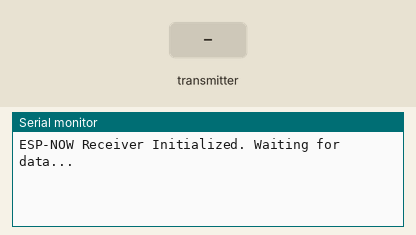
Recording of a sketch running on a simulated ESP32. Parts: the last lines printed to the serial monitor. The test bench sets the inputs (shaded band).

Above: at 1.2 s.
1.3 s: the transmitter starts sending baseYaw = 0
At 1.66 s:
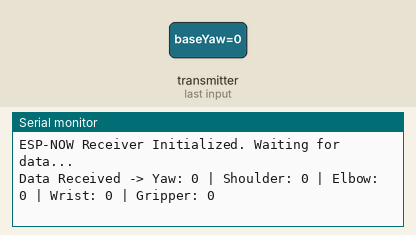
3.3 s: the transmitter starts sending shoulder = 1024
At 3.66 s:
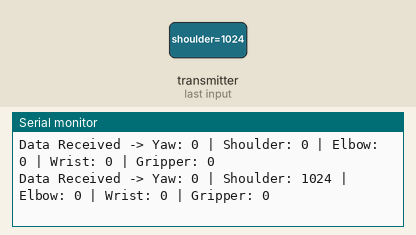
4.8 s: the transmitter starts sending elbow = 1024
At 5.16 s:
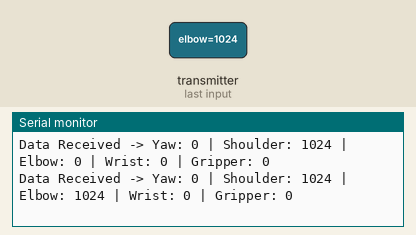
6.3 s: the transmitter starts sending wrist = 1024
At 6.66 s:
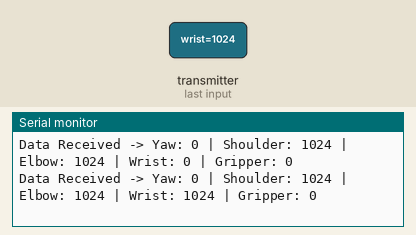
7.8 s: the transmitter starts sending gripper = 1024
At 8.16 s:
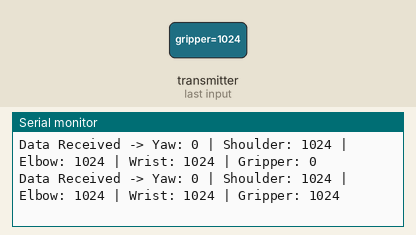
9.3 s: the transmitter starts sending baseYaw = 1024
At 9.66 s:
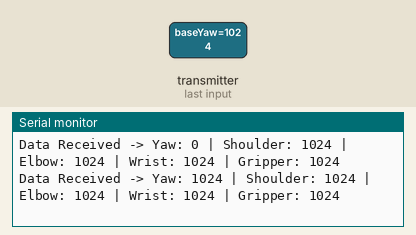

The sketch:

esp32_now_receiver.ino
```cpp
#include <esp_now.h>
#include <WiFi.h>

// Telemetry payload structure matching transmitter
typedef struct struct_message {
    int baseYaw;
    int shoulder;
    int elbow;
    int wrist;
    int gripper;
} struct_message;

struct_message incomingReadings;

// COMPLIANT WITH ESP32 ARDUINO CORE v3.0+:
// Signature expects (const esp_now_recv_info *info, const uint8_t *incomingData, int len)
void OnDataRecv(const esp_now_recv_info *info, const uint8_t *incomingData, int len) {
  memcpy(&incomingReadings, incomingData, sizeof(incomingReadings));

  Serial.print("Data Received -> ");
  Serial.print("Yaw: "); Serial.print(incomingReadings.baseYaw);
  Serial.print(" | Shoulder: "); Serial.print(incomingReadings.shoulder);
  Serial.print(" | Elbow: "); Serial.print(incomingReadings.elbow);
  Serial.print(" | Wrist: "); Serial.print(incomingReadings.wrist);
  Serial.print(" | Gripper: "); Serial.println(incomingReadings.gripper);

  // Example: Direct actuation of servo objects
  // servoYaw.write(incomingReadings.baseYaw);
  // servoShoulder.write(incomingReadings.shoulder);
}

void setup() {
  Serial.begin(115200);

  // Set device as a Wi-Fi Station
  WiFi.mode(WIFI_STA);

  // Init ESP-NOW
  if (esp_now_init() != ESP_OK) {
    Serial.println("Error initializing ESP-NOW");
    return;
  }

  // Register reception interrupt callback
  esp_now_register_recv_cb(OnDataRecv);
  Serial.println("ESP-NOW Receiver Initialized. Waiting for data...");
}

void loop() {
  // Free for background kinematics or safety watchdogs;
  // Packet arrival handled asynchronously by Wi-Fi MAC layer interrupts!
  delay(100);
}
```

Measured:
- after the input at 1.3 s, the serial monitor: prints a new line after 0.05 s (image 1)
- after the input at 3.3 s, the serial monitor: prints a new line after 0.05 s (image 2)
- after the input at 4.8 s, the serial monitor: prints a new line after 0.05 s (image 3)
- after the input at 6.3 s, the serial monitor: prints a new line after 0.05 s (image 4)
- after the input at 7.8 s, the serial monitor: prints a new line after 0.05 s (image 5)
- after the input at 9.3 s, the serial monitor: prints a new line after 0.05 s (image 6)
